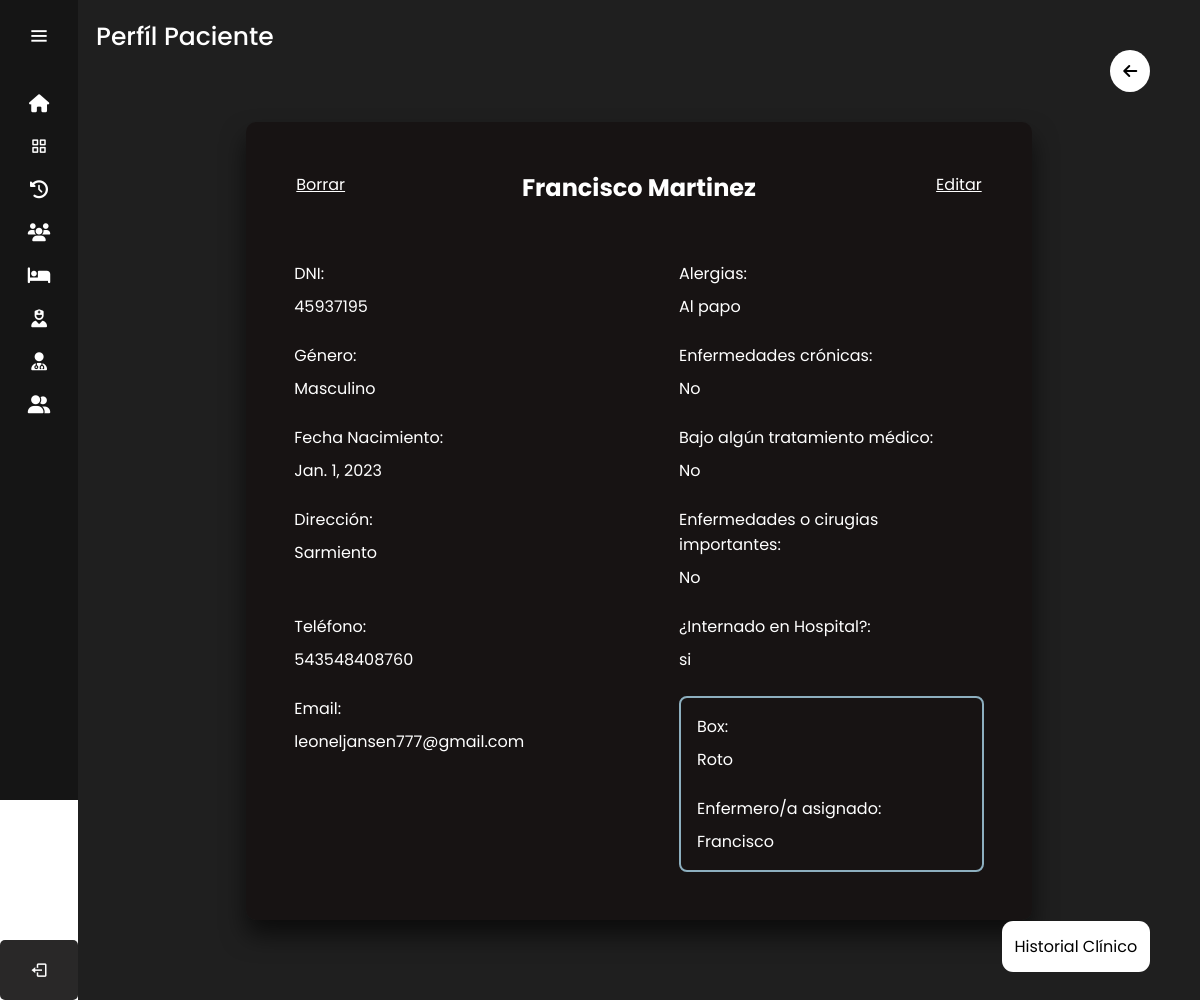
/perfil_paciente/1/ (signed in), run on the app's committed database.
### sitio/models.py (models this page shows)
class Paciente(models.Model):
    DNI = models.CharField(max_length=8)
    nombre = models.CharField(max_length=255)
    apellido = models.CharField(max_length=255)
    direccion = models.TextField()
    email = models.EmailField()
    obra_social=models.CharField(max_length=30)
    fecha_nacimiento=models.DateField(null=True)
    genero=models.CharField(max_length=12, default='masculino')
    telefono = models.CharField(max_length=12)  # Puedes ajustar el patrón de validación según tu necesidad
    alergia = models.CharField(max_length=255, blank=True, default='No',null=True)
    enfermedad_cronica = models.CharField(max_length=255, blank=True, default='No',null=True)
    tratamiento_medico = models.CharField(max_length=255, blank=True, default='No',null=True)
    enfermedades_o_cirugias = models.TextField(max_length=255, blank=True, default='No',null=True)
    enfermero=models.ForeignKey(Enfermeros,on_delete=models.CASCADE)
    internado=models.CharField(max_length=2, default='No')
    sala=models.ForeignKey(Salas,on_delete=models.CASCADE)

class Salas(models.Model):
    nombre=models.CharField(max_length=50)
    tipo_sala=models.CharField(max_length=50)

class Enfermeros(models.Model):
    DNI = models.CharField(max_length=8)
    nombre = models.CharField(max_length=255)
    apellido = models.CharField(max_length=255)
    direccion = models.TextField()
    email = models.EmailField()
    fecha_nacimiento=models.DateField()
    genero=models.CharField(max_length=12, default='masculino')
    telefono = models.CharField(max_length=12)
    lunesMI = models.TimeField(null=True)
    lunesMF = models.TimeField(null=True)
    lunesTI = models.TimeField(null=True)
    lunesTF = models.TimeField(null=True)
    martesMI = models.TimeField(null=True)
    martesMF = models.TimeField(null=True)
    martesTI = models.TimeField(null=True)
    martesTF = models.TimeField(null=True)
    miercolesMI = models.TimeField(null=True)
    miercolesMF = models.TimeField(null=True)
    miercolesTI = models.TimeField(null=True)
    miercolesTF = models.TimeField(null=True)
    juevesMI = models.TimeField(null=True)
    juevesMF = models.TimeField(null=True)
    juevesTI = models.TimeField(null=True)
    juevesTF = models.TimeField(null=True)
    viernesMI = models.TimeField(null=True)
    viernesMF = models.TimeField(null=True)
    viernesTI = models.TimeField(null=True)
    viernesTF = models.TimeField(null=True)
    sabadoMI = models.TimeField(null=True)
    sabadoMF = models.TimeField(null=True)
    sabadoTI = models.TimeField(null=True)
    sabadoTF = models.TimeField(null=True)
    domingoMI = models.TimeField(null=True)
    domingoMF = models.TimeField(null=True)
    domingoTI = models.TimeField(null=True)
    domingoTF = models.TimeField(null=True)

### sitio/views.py (the view)
# urls.py: path('perfil_paciente/<int:paciente_id>/',login_required(views.perfil_paciente),name='perfil_paciente'),
@user_passes_test(is_medico_recepcionista_o_enfermero)
def perfil_paciente (request, paciente_id):
    paciente = get_object_or_404(Paciente, id=paciente_id)
    return render(request, 'perfil_paciente.html',{'paciente': paciente})

### sitio/views.py (called while the page is built)
def is_medico_recepcionista_o_enfermero(user):
    return (
        user.groups.filter(name='Médico').exists() or
        user.groups.filter(name='Recepcionista').exists() or
        user.groups.filter(name='Enfermero').exists() or
        user.groups.filter(name='ADMIN').exists()
    )

### sitio/templates/perfil_paciente.html (shortened to what this page needs)
{% extends 'layouts/nav.html' %} {% load static %} {% block content %}
<head>
    <link rel="stylesheet" href="{% static '/Styles/perfil_paciente.css' %}">
</head>
<div class="text">Perfíl Paciente</div>
<div class="historial_clinico">
    <a href="{% url 'historial_clinico' paciente.id %}">Historial Clínico</a>
</div>
<div class="btn_volver">
    <a href="/pacientes"><i class="fa-solid fa-arrow-left"></i></a>
</div>
<div class="container_perfil_paciente">
    <div class="perfil_paciente">
        <div class="editar_perfil">
            <a href="{% url 'editar_paciente' paciente.id %}">Editar</a>
        </div>
        <div class="nombre_apellido">
            <h2>{{ paciente.nombre }} {{ paciente.apellido }}</h2>
        </div>
        <a id="eliminar_enfermero" class="borrar" onclick="eliminar_sala('{{ paciente.id }}')" >Borrar</a>
        <div class="item_perfil izquierda_perfil">
            <p>DNI:</p> <p>{{ paciente.DNI }}</p>
        </div>
        <div class="item_perfil izquierda_perfil">
            <p>Género:</p> <p>{{ paciente.genero }}</p>
        </div>
        <div class="item_perfil izquierda_perfil">
            <p>Fecha Nacimiento: </p><p>{{ paciente.fecha_nacimiento }}</p>
        </div>
        <div class="item_perfil izquierda_perfil">
            <p>Dirección: </p> <p>{{ paciente.direccion }}</p>
        </div>
        <div class="item_perfil izquierda_perfil telefono">
            <p>Teléfono: </p> <p>{{ paciente.telefono }}</p>
        </div>
        <div class="item_perfil izquierda_perfil email">
            <p>Email: </p> <p>{{ paciente.email }}</p>
        </div>
        <div class="item_perfil derecha_perfil derecha1">
            <p>Alergias: </p><p>{% if paciente.alergia == None %}No{% else %} {{ paciente.alergia }} {% endif %}</p>
        </div>
        <div class="item_perfil derecha_perfil derecha2">
            <p>Enfermedades crónicas: </p><p>{% if paciente.enfermedad_cronica == None %}No{% else %} {{ paciente.enfermedad_cronica }} {% endif %}</p>
        </div>
        <div class="item_perfil derecha_perfil derecha3">
            <p>Bajo algún tratamiento médico: </p><p>{% if paciente.tratamiento_medico  == None %}No{% else %} {{ paciente.tratamiento_medico }} {% endif %}</p>
        </div>
        <div class="item_perfil derecha_perfil derecha4">
            <p>Enfermedades o cirugias importantes: </p><p>{% if paciente.enfermedades_o_cirugias  == None %}No{% else %} {{ paciente.enfermedades_o_cirugias }} {% endif %}</p>
        </div>
        <div class="item_perfil derecha_perfil derecha5">
            <p>¿Internado en Hospital?: </p><p>{{ paciente.internado }}</p>
        </div>
        {% if paciente.internado == 'si' %}
            <div class="zona_enfermero">
                <div class="item_perfil derecha_perfil derecha5">
                    <p>Box: </p> <p>{{ paciente.sala.nombre }}</p>
                </div>
                <div class="item_perfil derecha_perfil derecha6">
                    <p>Enfermero/a asignado: </p> <p>{{ paciente.enfermero.nombre }}</p>
                </div>
            </div>
        {% endif %}
    </div>
</div>
{% endblock %}

### sitio/templates/layouts/nav.html (shortened to what this page needs)
{% load static %}
<html lang="en">
  <head>
    <link rel="stylesheet" href="{% static '/styles/nav_styles.css' %}" />
    <link
      href="https://unpkg.com/boxicons@2.1.4/css/boxicons.min.css"
      rel="stylesheet"
    />
  </head>
  <body>
    <div class="sidebar">
        <div class="logo_details">
          <i class="bx bx-menu" id="btn"></i>
        </div>
        <ul class="nav-list">
          <li>
            <a href="/calls">
              <i class="fa-solid fa-house"></i>
            </a>
          </li>
          <li>
            <a href="/dashboard">
              <i class="bx bx-grid-alt"></i>
            </a>
          </li>
          <li>
            <a href="/historial_llamadas">
              <i class="fa-solid fa-clock-rotate-left"></i>
            </a>
          </li>
          <li>
            <a href="/pacientes">
              <i class="fa-solid fa-users"></i>
            </a>
          </li>
          <li>
            <a href="/areas">
              <i class="fa-solid fa-bed"></i>
            </a>
          </li>
          <li>
            <a href="/enfermeros">
              <i class="fa-solid fa-user-nurse"></i>
            </a>
          </li>
          <li>
            <a href="/medicos">
              <i class="fa-solid fa-user-doctor"></i>
            </a>
          </li>
          <li>
            <a href="/users">
              <i class="fa-solid fa-user-group"></i>
            </a>
          </li>
          <li class="profile">
            <div class="profile_details">
              <div class="profile_content">
                <div class="designation">{{ user.username }}</div>
              </div>
            </div>
            <a class="logout_icon" href="{% url 'login' %}" id="log_out"><i class="bx bx-log-out"></i></a>
          </li>
        </ul>
      </div>
    <section class="home-section">{% block content %} {% endblock %}</section>
  </body>
</html>

### sitio/static/Styles/nav_styles.css (style rules this page uses)
body { position: relative; }
:root { --color-default:#151515; --color-second:#292828; --color-white:#fff; --color-body:#1F1F1F; --color-light:#e0e0e0; --color-text:#fff; }
* { padding: 0%; margin: 0%; box-sizing: border-box; font-family: 'Poppins', sans-serif; }
body { min-height: 100vh; }
.sidebar { min-height: 100vh; width: 78px; padding: 6px 14px; z-index: 99; background-color: var(--color-default); transition: all .5s ease; position: fixed; top:0; left: 0; }
.sidebar .logo_details { height: 60px; display: flex; align-items: center; position: relative; }
.sidebar .logo_details #btn { position: absolute; top:50%; right: 0; transform: translateY(-50%); font-size: 23px; text-align: center; cursor: pointer; transition: all .5s ease; }
.sidebar i { color:var(--color-white); height: 60px; line-height: 60px; min-width: 50px; font-size: 25px; text-align: center; }
.sidebar .nav-list { margin-top: 20px; height: 100%; }
.sidebar li { position: relative; margin:8px 0; list-style: none; }
.sidebar li a { display: flex; height: 100%; width: 100%; align-items: center; text-decoration: none; background-color: var(--color-default); position: relative; transition: all .5s ease; z-index: 12; }
.sidebar li a::after { content: ""; position: absolute; width: 100%; height: 100%; transform: scaleX(0); background-color: var(--color-white); border-radius: 5px; transition: transform 0.3s ease-in-out; transform-origin: left; z-index: -2; }
.sidebar li i { height: 35px; line-height: 35px; font-size: 18px; border-radius: 5px; }
.sidebar li.profile { position: fixed; height: 60px; width: 78px; left: 0; bottom:-8px; padding:10px 14px; overflow: hidden; transition: all .5s ease; }
.sidebar .profile .profile_details { display: flex; align-items: center; flex-wrap: nowrap; }
.sidebar li.profile .name, .sidebar li.profile .designation { font-size: 15px; font-weight: 400; color:var(--color-white); white-space: nowrap; }
.sidebar li.profile .designation { font-size: 12px; }
.sidebar .profile #log_out { position: absolute; top:50%; right: 0; transform: translateY(-50%); background-color: var(--color-second); width: 100%; height: 60px; line-height: 60px; border-radius: 5px; cursor: pointer; transition: all 0.5s ease; }
.home-section { position: relative; background-color: var(--color-body); min-height: 100vh; top:0; left:78px; width: calc(100% - 78px); transition: all .5s ease; z-index: 2; }
.home-section .text { display: inline-block; color:var(--color-text); font-size: 25px; font-weight: 500; margin: 18px; }
.logout_icon { color: white; text-decoration: none; display: flex; align-items: center; justify-content: center; }
.btn_volver { color: black; background-color: white; padding: .8em; border-radius: 100%; position: absolute; top: 50px; right: 50px; }
.btn_volver a { color: black; text-decoration: none; }

### sitio/static/Styles/perfil_paciente.css (style rules this page uses)
body { position: relative; }
.perfil_paciente { display: grid; grid-template-columns: 1fr 1fr; column-gap: 5em; row-gap: 1.5em; margin: 0 auto 0; padding: 3em; background: rgba(24, 20, 20, 0.987); box-sizing: border-box; box-shadow: 0 15px 25px rgba(0,0,0,.6); border-radius: 10px; width: 70%; color: white; position: relative; }
.borrar { position: absolute; top: 50px; left: 50px; color: white; text-decoration: underline; cursor: pointer; }
.editar_perfil { position: absolute; top: 50px; right: 50px; }
.editar_perfil a { color: white; }
.container_perfil_paciente { padding: 3em 0 5em; }
.nombre_apellido { grid-column: 1/3; text-align: center; padding-bottom: 2em; }
.izquierda_perfil { grid-column: 1/2; }
.derecha_perfil { grid-column: 2/3; }
.derecha1 { grid-row: 2/3; }
.derecha2 { grid-row: 3/4; }
.derecha3 { grid-row: 4/5; }
.derecha4 { grid-row: 5/6; }
.derecha5 { grid-row: 6/7; }
.zona_enfermero { grid-column: 2/3; grid-row: 7/9; display: flex; flex-direction: column; gap: 1.5em; padding: 1em; border: 2px solid rgb(141, 175, 191); border-radius: .5em; }
.item_perfil { display: flex; flex-direction: column; gap: .5em; }
.historial_clinico a { text-decoration: none; color: black; }
.historial_clinico { padding: .8em; border-radius: .7em; background-color: white; position: fixed; bottom: 28px; right: 50px; z-index: 8; }

### data on the page
Paciente: nombre "Francisco", apellido "Martinez", DNI "45937195", genero "Masculino", fecha_nacimiento "Jan. 1, 2023", direccion "Sarmiento", telefono "543548408760", email "leoneljansen777@gmail.com", alergia "Al papo", internado "si", sala.nombre "Roto", enfermero.nombre "Francisco"
